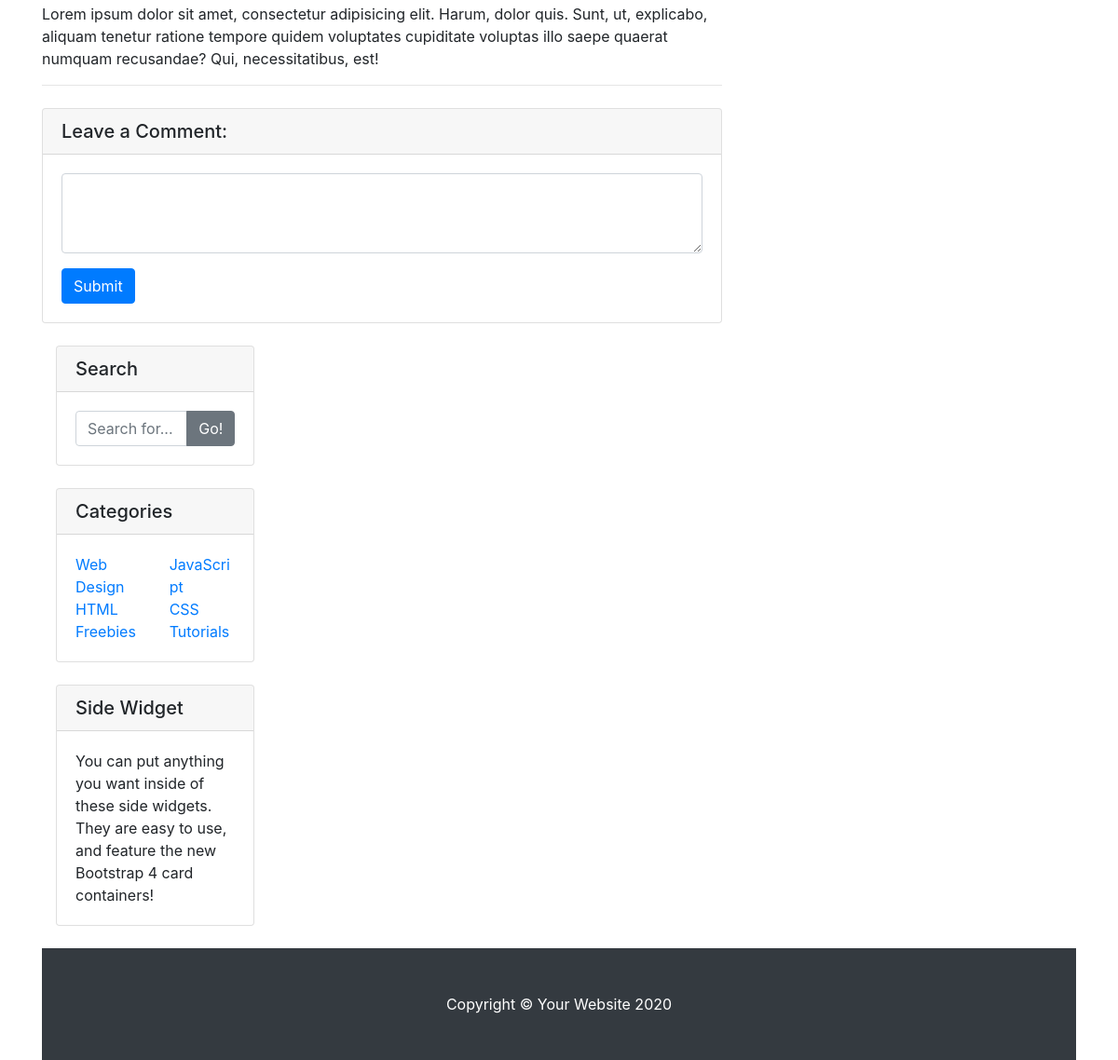
The page /blogMain/detail/1/ (lower part) on the database as committed earlier.
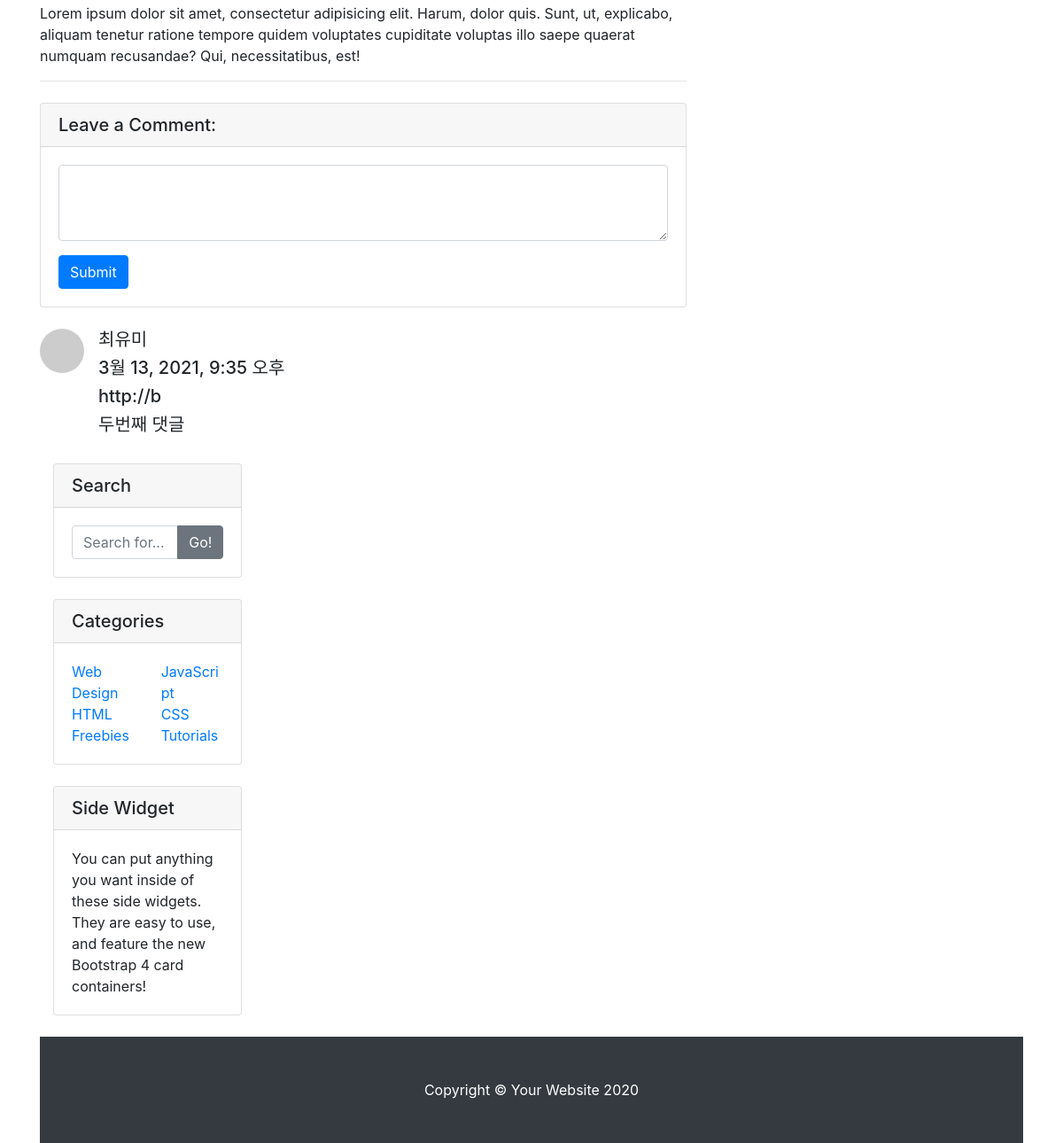
The same page on the database as committed later.
### blogapp/models.py (models this page shows)
class Comment(models.Model):
    blog = models.ForeignKey(Blog, on_delete=models.CASCADE, null=True)
    comment_date = models.DateTimeField(auto_now_add=True)
    comment_user = models.TextField(max_length=20)
    comment_thumbnail_url = models.TextField(max_length=300)
    comment_textfield = models.TextField()

### blogapp/views.py (the view)
# urls.py: path('blogMain/detail/<int:blog_id>/', blogapp.views.detail, name = 'detail'),
def detail(request, blog_id):
    blog_detail = get_object_or_404(Blog, pk=blog_id)
    comments = Comment.objects.filter(blog_id=blog_id)
    context = {
        'blog_detail': blog_detail,
        'comments': comments,
    }
    return render(request, 'detail.html', context)

### blogapp/templates/detail.html (shortened to what this page needs)
{% load static %}
<!DOCTYPE html>
<html lang="en">
<head>
  <link href="{% static 'css/detail/vendor/bootstrap/css/bootstrap.min.css' %}" rel="stylesheet">
  <link href="{% static 'css/detail/css/blog-post.css' %}" rel="stylesheet">
</head>
<body>
  <div class="container">
    <div class="row">
      <div class="col-lg-8">
        <p>Lorem ipsum dolor sit amet, consectetur adipisicing elit. Harum, dolor quis. Sunt, ut, explicabo, aliquam tenetur ratione tempore quidem voluptates cupiditate voluptas illo saepe quaerat numquam recusandae? Qui, necessitatibus, est!</p>
        <hr>
        <div class="card my-4">
          <h5 class="card-header">Leave a Comment:</h5>
          <div class="card-body">
            <form>
              <div class="form-group">
                <textarea class="form-control" rows="3"></textarea>
              </div>
              <button type="submit" class="btn btn-primary">Submit</button>
            </form>
          </div>
        </div>
        {% for comment in comments %}
            <div class="media mb-4">
                <img class="d-flex mr-3 rounded-circle" src="http://placehold.it/50x50" alt="">
                <div class="media-body">
                    <h5 class="mt-0">{{ comment.comment_user }}</h5>
                    <h5 class="mt-0">{{ comment.comment_date }}</h5>
                    <h5 class="mt-0">{{ comment.comment_thumbnail_url }}</h5>
                    <h5 class="mt-0">{{ comment.comment_textfield }}</h5>
                </div>
            </div>
        {% endfor %}
      <div class="col-md-4">
        <div class="card my-4">
          <h5 class="card-header">Search</h5>
          <div class="card-body">
            <div class="input-group">
              <input type="text" class="form-control" placeholder="Search for...">
              <span class="input-group-append">
                <button class="btn btn-secondary" type="button">Go!</button>
              </span>
            </div>
          </div>
        </div>
        <div class="card my-4">
          <h5 class="card-header">Categories</h5>
          <div class="card-body">
            <div class="row">
              <div class="col-lg-6">
                <ul class="list-unstyled mb-0">
                  <li>
                    <a href="#">Web Design</a>
                  </li>
                  <li>
                    <a href="#">HTML</a>
                  </li>
                  <li>
                    <a href="#">Freebies</a>
                  </li>
                </ul>
              </div>
              <div class="col-lg-6">
                <ul class="list-unstyled mb-0">
                  <li>
                    <a href="#">JavaScript</a>
                  </li>
                  <li>
                    <a href="#">CSS</a>
                  </li>
                  <li>
                    <a href="#">Tutorials</a>
                  </li>
                </ul>
              </div>
            </div>
          </div>
        </div>
        <div class="card my-4">
          <h5 class="card-header">Side Widget</h5>
          <div class="card-body">
            You can put anything you want inside of these side widgets. They are easy to use, and feature the new Bootstrap 4 card containers!
          </div>
        </div>
      </div>
    </div>
  </div>
  <footer class="py-5 bg-dark">
    <div class="container">
      <p class="m-0 text-center text-white">Copyright &copy; Your Website 2020</p>
    </div>
  </footer>
</body>
</html>

Rows that differ between the two databases and show on the page:
added Comment: comment_user "최유미", comment_date "3월 13, 2021, 9:35 오후", comment_thumbnail_url "http://b", comment_textfield "두번째 댓글"
